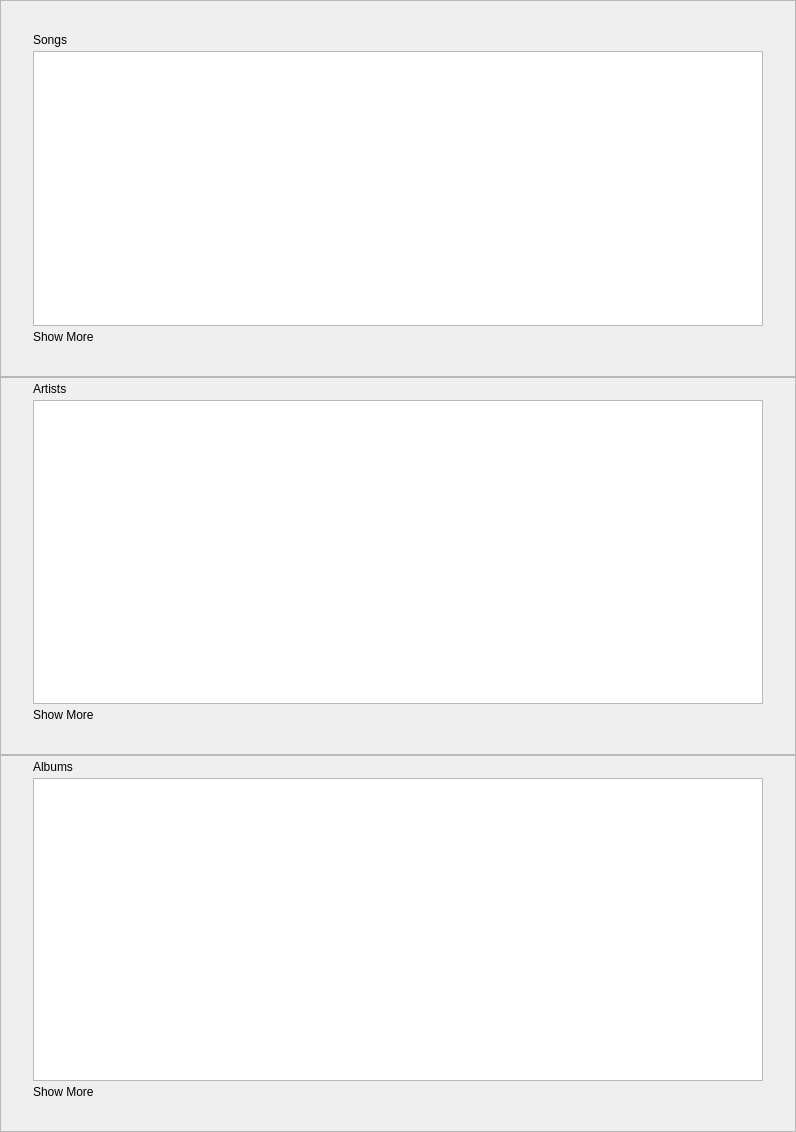
<?xml version="1.0" encoding="UTF-8"?>
<ui version="4.0">
 <class>SearchWidget</class>
 <widget class="QWidget" name="SearchWidget">
  <property name="geometry">
   <rect>
    <x>0</x>
    <y>0</y>
    <width>796</width>
    <height>1132</height>
   </rect>
  </property>
  <property name="windowTitle">
   <string notr="true">Form</string>
  </property>
  <layout class="QVBoxLayout" name="verticalLayout_2">
   <property name="spacing">
    <number>0</number>
   </property>
   <property name="margin">
    <number>0</number>
   </property>
   <item>
    <widget class="QFrame" name="trackFrame">
     <property name="frameShape">
      <enum>QFrame::StyledPanel</enum>
     </property>
     <property name="frameShadow">
      <enum>QFrame::Raised</enum>
     </property>
     <layout class="QVBoxLayout" name="verticalLayout_6">
      <property name="spacing">
       <number>4</number>
      </property>
      <property name="margin">
       <number>32</number>
      </property>
      <item>
       <widget class="CaptionLabel" name="label_2">
        <property name="text">
         <string>Songs</string>
        </property>
        <property name="margin">
         <number>0</number>
        </property>
       </widget>
      </item>
      <item>
       <widget class="GridView" name="tracks">
        <property name="sizePolicy">
         <sizepolicy hsizetype="Expanding" vsizetype="Expanding">
          <horstretch>0</horstretch>
          <verstretch>0</verstretch>
         </sizepolicy>
        </property>
        <property name="minimumSize">
         <size>
          <width>0</width>
          <height>190</height>
         </size>
        </property>
       </widget>
      </item>
      <item>
       <widget class="ClickableLabel" name="topHitsMoreLabel">
        <property name="text">
         <string>Show More</string>
        </property>
       </widget>
      </item>
     </layout>
    </widget>
   </item>
   <item>
    <widget class="QFrame" name="artistFrame">
     <property name="frameShape">
      <enum>QFrame::StyledPanel</enum>
     </property>
     <property name="frameShadow">
      <enum>QFrame::Raised</enum>
     </property>
     <layout class="QVBoxLayout" name="verticalLayout_5">
      <property name="spacing">
       <number>4</number>
      </property>
      <property name="leftMargin">
       <number>32</number>
      </property>
      <property name="topMargin">
       <number>4</number>
      </property>
      <property name="rightMargin">
       <number>32</number>
      </property>
      <property name="bottomMargin">
       <number>32</number>
      </property>
      <item>
       <widget class="CaptionLabel" name="label_3">
        <property name="text">
         <string>Artists</string>
        </property>
        <property name="margin">
         <number>0</number>
        </property>
       </widget>
      </item>
      <item>
       <widget class="GridView" name="artists">
        <property name="sizePolicy">
         <sizepolicy hsizetype="Expanding" vsizetype="MinimumExpanding">
          <horstretch>0</horstretch>
          <verstretch>0</verstretch>
         </sizepolicy>
        </property>
        <property name="minimumSize">
         <size>
          <width>0</width>
          <height>190</height>
         </size>
        </property>
       </widget>
      </item>
      <item>
       <widget class="ClickableLabel" name="artistsMoreLabel">
        <property name="text">
         <string>Show More</string>
        </property>
       </widget>
      </item>
     </layout>
    </widget>
   </item>
   <item>
    <widget class="QFrame" name="albumFrame">
     <property name="frameShape">
      <enum>QFrame::StyledPanel</enum>
     </property>
     <property name="frameShadow">
      <enum>QFrame::Raised</enum>
     </property>
     <layout class="QVBoxLayout" name="verticalLayout_4">
      <property name="spacing">
       <number>4</number>
      </property>
      <property name="leftMargin">
       <number>32</number>
      </property>
      <property name="topMargin">
       <number>4</number>
      </property>
      <property name="rightMargin">
       <number>32</number>
      </property>
      <property name="bottomMargin">
       <number>32</number>
      </property>
      <item>
       <widget class="CaptionLabel" name="albumLabel">
        <property name="text">
         <string>Albums</string>
        </property>
        <property name="margin">
         <number>0</number>
        </property>
       </widget>
      </item>
      <item>
       <widget class="GridView" name="albums">
        <property name="sizePolicy">
         <sizepolicy hsizetype="Expanding" vsizetype="Expanding">
          <horstretch>0</horstretch>
          <verstretch>0</verstretch>
         </sizepolicy>
        </property>
        <property name="minimumSize">
         <size>
          <width>0</width>
          <height>190</height>
         </size>
        </property>
       </widget>
      </item>
      <item>
       <widget class="ClickableLabel" name="albumsMoreLabel">
        <property name="text">
         <string>Show More</string>
        </property>
       </widget>
      </item>
     </layout>
    </widget>
   </item>
  </layout>
 </widget>
 <customwidgets>
  <customwidget>
   <class>GridView</class>
   <extends>QListView</extends>
   <header>playlist/GridView.h</header>
  </customwidget>
  <customwidget>
   <class>CaptionLabel</class>
   <extends>QLabel</extends>
   <header>widgets/CaptionLabel.h</header>
  </customwidget>
  <customwidget>
   <class>ClickableLabel</class>
   <extends>QLabel</extends>
   <header>widgets/ClickableLabel.h</header>
  </customwidget>
 </customwidgets>
 <resources/>
 <connections/>
</ui>
